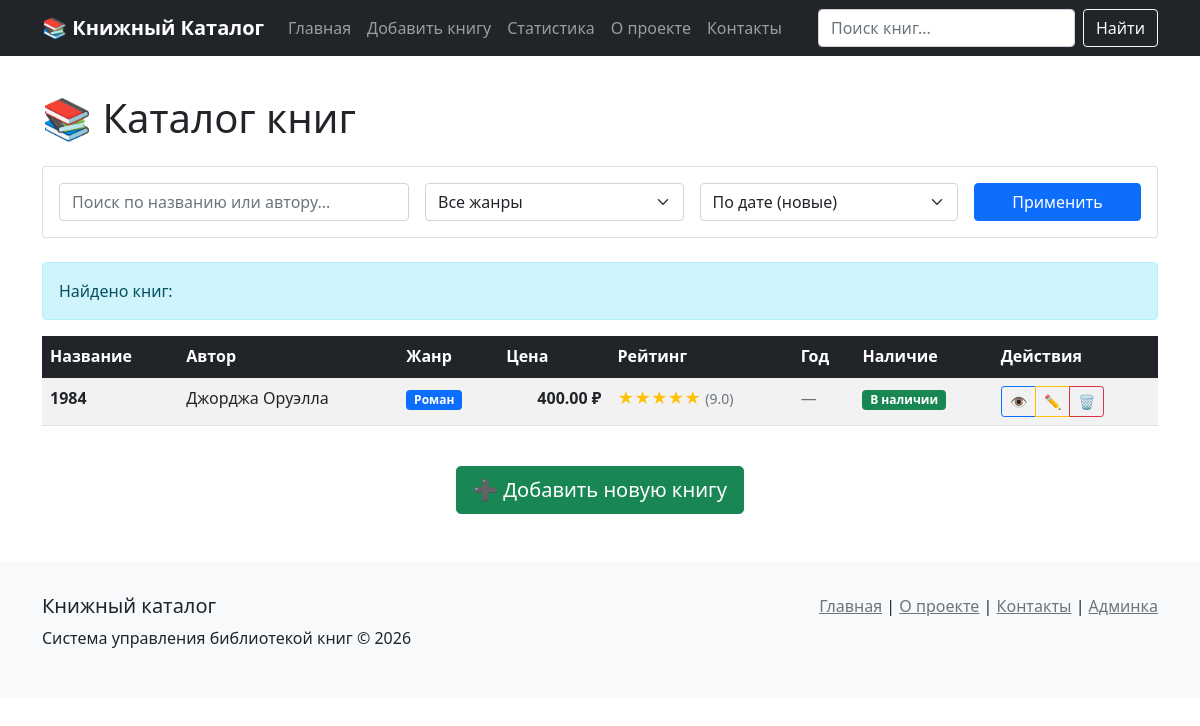
Screenshot of /genre/ROMANCE/ with the database file from the repository.
### book/models.py (models this page shows, shortened)
class Book(models.Model):
    GENRE_CHOICES = [
        ('FICTION', 'Художественная литература'),
        ('SCIFI', 'Научная фантастика'),
        ('FANTASY', 'Фэнтези'),
        ('CLASSIC', 'Классика'),
        ('DETECTIVE', 'Детектив'),
        ('ROMANCE', 'Роман'),
        ('HISTORY', 'Историческая'),
        ('PSYCHOLOGY', 'Психология'),
        ('PHILOSOPHY', 'Философия'),
        ('CHILDREN', 'Детская'),
        ('OTHER', 'Другое'),
    ]
    title = models.CharField(
        verbose_name='Название',
        max_length=255
    )
    author = models.CharField(
        verbose_name='Автор',
        max_length=255
    )
    genre = models.CharField(
        verbose_name='Жанр',
        max_length=50,
        choices=GENRE_CHOICES,
        default='FICTION'
    )
    short_description = models.TextField(
        verbose_name='Краткое описание',
        blank=True
    )
    reading_reason = models.TextField(
        verbose_name='Почему стоит прочитать',
        blank=True
    )
    rating = models.DecimalField(
        verbose_name='Рейтинг',
        max_digits=3,
        decimal_places=1,
        validators=[MinValueValidator(0.0), MaxValueValidator(10.0)],
        null=True,
        blank=True
    )
    price_rub = models.DecimalField(
        verbose_name='Цена (₽)',
        max_digits=10,
        decimal_places=2,
        validators=[MinValueValidator(0.0)],
        default=0.00
    )
    isbn = models.CharField(
        verbose_name='ISBN',
        max_length=13,
        blank=True,
        null=True,
        help_text='Международный стандартный книжный номер'
    )
    publication_year = models.PositiveIntegerField(
        verbose_name='Год издания',
        null=True,
        blank=True,
        validators=[MinValueValidator(1800), MaxValueValidator(2100)],
        help_text='Год первой публикации'
    )
    page_count = models.PositiveIntegerField(
        verbose_name='Количество страниц',
        null=True,
        blank=True,
        help_text='Объем книги в страницах'
    )
    cover_image = models.ImageField(
        verbose_name='Обложка книги',
        upload_to='book/covers/',
        null=True,
        blank=True,
        help_text='Изображение обложки'
    )
    is_available = models.BooleanField(
        verbose_name='В наличии',
        default=True
    )
    created_at = models.DateTimeField(
        verbose_name='Дата добавления',
        auto_now_add=True
    )
    updated_at = models.DateTimeField(
        verbose_name='Дата обновления',
        auto_now=True
    )
    class Meta:
        verbose_name = 'Книга'
        verbose_name_plural = 'Книги'
        ordering = ['-created_at']

### book/views.py (the view)
# urls.py: path('genre/<str:genre>/', views.GenreBooksView.as_view(), name='genre_books'),
class GenreBooksView(ListView):
    model = Book
    template_name = 'book/genre_books.html'
    context_object_name = 'books'
    paginate_by = 12
    def get_queryset(self):
        self.genre = self.kwargs['genre']
        return Book.objects.filter(genre=self.genre, is_available=True)
    def get_context_data(self, **kwargs):
        context = super().get_context_data(**kwargs)
        context['genre_name'] = dict(Book.GENRE_CHOICES).get(self.genre, 'Неизвестный жанр')
        context['books_count'] = self.get_queryset().count()
        return context

### book/templates/book/book_list.html (shortened to what this page needs)
{% extends 'book/base.html' %}
{% block content %}
<h1 class="mb-4">📚 Каталог книг</h1>
<div class="card mb-4">
    <div class="card-body">
        <form method="get" class="row g-3">
            <div class="col-md-4">
                <input type="text" name="search" class="form-control"
                       placeholder="Поиск по названию или автору..."
                       value="{{ request.GET.search }}">
            </div>
            <div class="col-md-3">
                <select name="genre" class="form-select">
                    <option value="">Все жанры</option>
                </select>
            </div>
            <div class="col-md-3">
                <select name="sort_by" class="form-select">
                    <option value="-created_at" {% if request.GET.sort_by == '-created_at' %}selected{% endif %}>
                        По дате (новые)
                    </option>
                </select>
            </div>
            <div class="col-md-2">
                <button type="submit" class="btn btn-primary w-100">
                    Применить
                </button>
            </div>
        </form>
    </div>
</div>
<div class="alert alert-info">
    Найдено книг: <strong>{{ total_books }}</strong>
</div>
<div class="table-responsive">
    <table class="table table-striped table-hover">
        <thead class="table-dark">
            <tr>
                <th>Название</th>
                <th>Автор</th>
                <th>Жанр</th>
                <th>Цена</th>
                <th>Рейтинг</th>
                <th>Год</th>
                <th>Наличие</th>
                <th>Действия</th>
            </tr>
        </thead>
        <tbody>
            {% for book in books %}
            <tr>
                <td>
                    <strong>{{ book.title }}</strong>
                </td>
                <td>{{ book.author }}</td>
                <td>
                    <span class="badge bg-primary">
                        {{ book.get_genre_display }}
                    </span>
                </td>
                <td class="text-end">
                    <strong>{{ book.price_rub }} ₽</strong>
                </td>
                <td>
                    {% if book.rating %}
                    <div class="text-warning">
                        {% with ''|center:book.rating as range %}
                        {% for _ in range|slice:":5" %}★{% endfor %}
                        {% endwith %}
                        <small class="text-muted">({{ book.rating }})</small>
                    </div>
                    {% else %}
                    <span class="text-muted">—</span>
                    {% endif %}
                </td>
                <td>
                    {% if book.publication_year %}
                    {{ book.publication_year }}
                    {% else %}
                    <span class="text-muted">—</span>
                    {% endif %}
                </td>
                <td>
                    {% if book.is_available %}
                    <span class="badge bg-success">В наличии</span>
                    {% else %}
                    <span class="badge bg-danger">Нет</span>
                    {% endif %}
                </td>
                <td>
                    <div class="btn-group btn-group-sm">
                        <a href="{% url 'book:book_detail' book.pk %}"
                           class="btn btn-outline-primary" title="Просмотр">
                            👁️
                        </a>
                        <a href="{% url 'book:book_update' book.pk %}"
                           class="btn btn-outline-warning" title="Редактировать">
                            ✏️
                        </a>
                        <a href="{% url 'book:book_delete' book.pk %}"
                           class="btn btn-outline-danger" title="Удалить">
                            🗑️
                        </a>
                    </div>
                </td>
            </tr>
            {% endfor %}
        </tbody>
    </table>
</div>
<div class="mt-4 text-center">
    <a href="{% url 'book:book_create' %}" class="btn btn-success btn-lg">
        ➕ Добавить новую книгу
    </a>
</div>
{% endblock %}

### book/templates/book/base.html (style rules this page uses)
body { padding-top: 70px; }

### rows the page displays
Book: title "1984", author "Джорджа Оруэлла", genre "Роман", price_rub "400.00", rating "9.0", is_available "В наличии"
